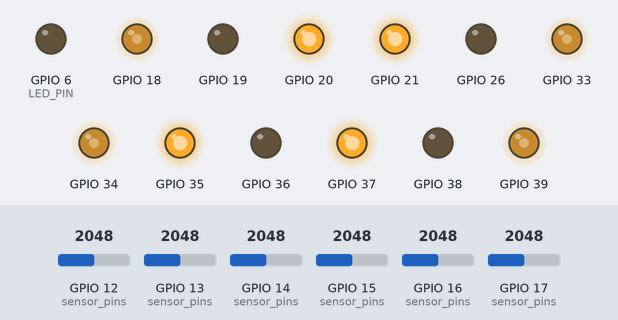
This program was run on a simulated ESP32. On the bench: output pins drawn as LEDs (lit = HIGH). The inputs (shaded band) are chosen by the test bench; at power-on: GPIO 14 (sensor_pins) = 2048, GPIO 13 (sensor_pins) = 2048, GPIO 15 (sensor_pins) = 2048, GPIO 17 (sensor_pins) = 2048, GPIO 12 (sensor_pins) = 2048, GPIO 16 (sensor_pins) = 2048.

Above: at 4.4 s.
4.5 s: GPIO 14 (sensor_pins) set to 1948
At 5.9 s:
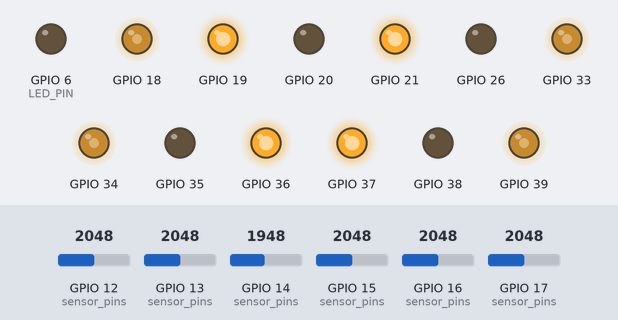
7.0 s: GPIO 13 (sensor_pins) set to 1949
At 8.2 s:
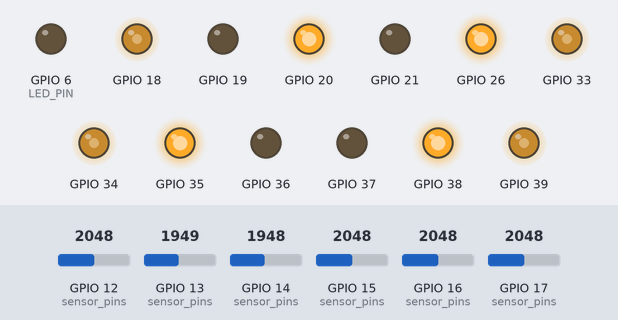
8.5 s: GPIO 15 (sensor_pins) set to 1936
At 9.3 s:
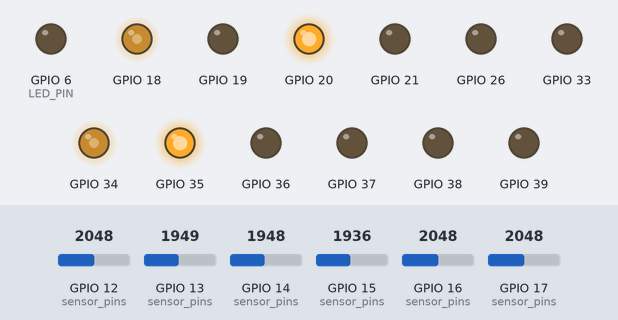
10.0 s: GPIO 17 (sensor_pins) set to 1960
At 10.4 s:
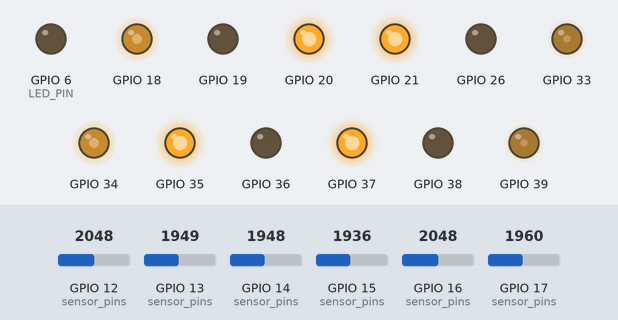
11.5 s: GPIO 17 (sensor_pins) set to 2040
At 12.7 s:
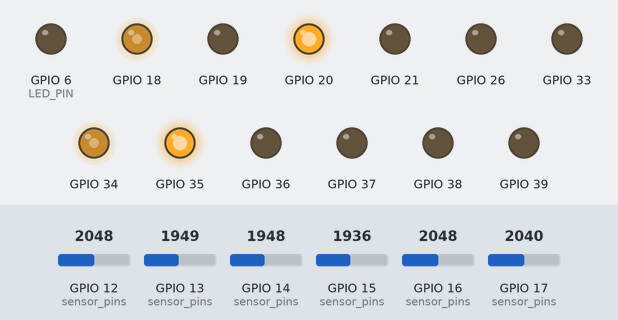
13.0 s: GPIO 14 (sensor_pins) set to 2040
At 13.9 s:
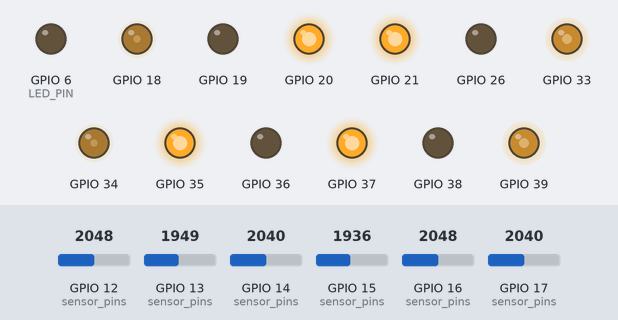
Timing chart, 0 to 15.5 s (numbered marks = the images above; inputs shaded):
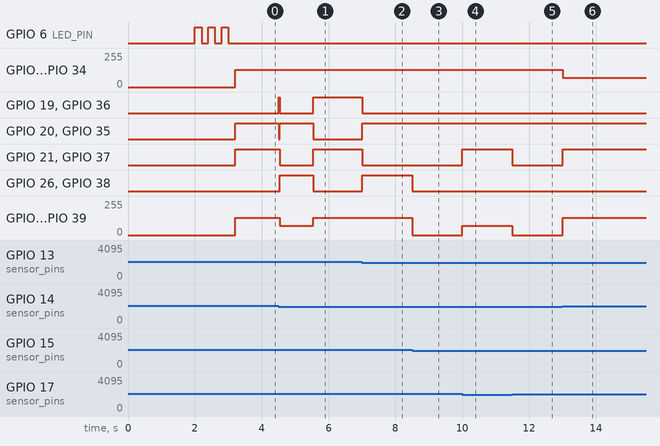

The program:

main.cpp
```cpp
/**
 * PRC2025 メインプログラム
 * ライントレーサーロボット制御
 *
 * ESP32S2 Development Board
 * PlatformIO + Arduino Framework
 */

#include <Arduino.h>
#include <HardwareSerial.h>
#include "motor.h"
#include "sensor.h"
#include "state_manager.h"
#include "timeout_manager.h"
#include "debug.h"

// ================================
// 定数定義
// ================================

// モーター速度定数
const int RUN_SP = 130;      // 通常走行速度
const int HALF_STOP_SP = 70; // ハーフストップ速度（軽く舵切り）
const int STOP_SP = 0;       // 停止

// タイミング定数
const unsigned long LOOP_INTERVAL = 5; // メインループ周期（ms）
const int C_detection_threshold = 6;   // イベント検出の状態継続フレーム数

// ピン定義
const int LED_PIN = 6;

// モーターピン定義（左ピン, 右ピン, PWMピン）
const int M1_L = 37, M1_R = 38, M1_P = 39;
const int M2_L = 21, M2_R = 26, M2_P = 33;
const int M3_L = 35, M3_R = 36, M3_P = 34;
const int M4_L = 20, M4_R = 19, M4_P = 18;

// センサーピン定義
int sensor_pins[] = {13, 14, 15, 16, 17, 12};
const int SENSOR_COUNT = 6;
const int SENSOR_THRESHOLD = 2000;

// ================================
// グローバル変数
// ================================

// ハードウェア制御インスタンス
Motor m1(M1_L, M1_R, M1_P);
Motor m2(M2_L, M2_R, M2_P);
Motor m3(M3_L, M3_R, M3_P);
Motor m4(M4_L, M4_R, M4_P);

Sensor sensor(sensor_pins, SENSOR_COUNT, SENSOR_THRESHOLD);
StateManager state_manager;
TimeoutManager timeout_manager;

// カウンタ・タイミング変数
int cross_count = 0;            // 十字交差点カウンタ
unsigned long nextLoopTime = 0; // 次のループ実行時刻
// 前回のモーター速度（defaultケース用）
int prev_left_speed = RUN_SP;
int prev_right_speed = RUN_SP;
// ================================
// 状態マップテーブル
// ================================

StateMapEntry state_map[] = {
    // Group 3: ラインなし（最優先でチェック）
    {0b000000, 3}, // すべて白

    // Group 4: 全センサー（十字）
    {0b011111, 4}, // センサー0,1,2,3,4
    {0b111111, 4}, // すべて黒（念のため）

    // Group 0: 中央（直進）
    {0b000100, 0}, // センサー2のみ
    {0b001110, 0}, // センサー1,2,3
    {0b001010, 0}, // センサー1,3
    {0b001100, 0}, // センサー2,3
    {0b011110, 0}, // センサー1,2,3,4
    {0b001101, 0}, // センサー0,2,3
    {0b010110, 0}, // センサー1,2,4
    {0b001000, 0}, // センサー3のみ
    {0b010000, 0}, // センサー4のみ

    // Group 1: 左寄り（センサー12を含む）
    //{0b100001, 1}, // センサー4,12(5)
    {0b110001, 1}, // センサー4,12(5)
    {0b111001, 1}, // センサー3,4,12(5)
    {0b111101, 1}, // センサー2,3,4,12(5)

    // Group 2: 右寄り
    {0b000010, 2}, // センサー0,1
    {0b000110, 2}, // センサー0,1,2
    {0b001110, 2}, // センサー0,1,2,3
};

const int STATE_MAP_SIZE = sizeof(state_map) / sizeof(StateMapEntry);

// ================================
// モーター制御関数
// ================================

/**
 * モーターを停止
 */
void stop_motor()
{
    m1.stop();
    m2.stop();
    m3.stop();
    m4.stop();
}

/**
 * モーター速度を設定（スムージング処理前）
 * @param left_speed 左側モーター速度
 * @param right_speed 右側モーター速度
 */
void run_motor(int left, int right)
{
    m1.run(left);
    m2.run(left);
    m3.run(right);
    m4.run(right);
}

// ================================
// setup 関数
// ================================

void setup()
{
    // 安定化待機
    delay(2000);

    // シリアル通信初期化（デバッグ用）
    Debug::begin(115200);
    Debug::println("PRC2025 Program Starting...");

    // LED ピン設定
    pinMode(LED_PIN, OUTPUT);
    digitalWrite(LED_PIN, LOW);

    // モーター初期化
    m1.begin();
    m2.begin();
    m3.begin();
    m4.begin();

    // センサー初期化
    sensor.begin();

    // 状態マップ設定
    state_manager.setStateMap(state_map, STATE_MAP_SIZE);

    // 初期化完了を示すLED点滅
    for (int i = 0; i < 3; i++)
    {
        digitalWrite(LED_PIN, HIGH);
        delay(200);
        digitalWrite(LED_PIN, LOW);
        delay(200);
    }

    // メインループ基準時刻記録
    nextLoopTime = millis();

    Debug::println("Initialization Complete!");

    // state_map の内容を出力
    Debug::println("State Map Contents:");
    for (int i = 0; i < STATE_MAP_SIZE; i++)
    {
        Debug::print("  [");
        Debug::print(i);
        Debug::print("] 0b");
        for (int b = 5; b >= 0; b--)
        {
            Debug::print((state_map[i].sensor_state & (1 << b)) ? "1" : "0");
        }
        Debug::print(" (");
        Debug::print(state_map[i].sensor_state);
        Debug::print(") -> Group ");
        Debug::println(state_map[i].group_id);
    }

    Debug::println("Starting main loop...");
}

// ================================
// loop 関数
// ================================

void loop()
{
    // タイミング同期
    /*
    unsigned long currentTime = millis();
    long time_diff = (long)(nextLoopTime - currentTime);

    // 100ms 以上遅延、または大幅に進んでいる場合は同期をリセット
    if (time_diff > 100 || time_diff < -1000)
    {
        nextLoopTime = currentTime;
    }

    // 次のループ6時刻まで待機
    while ((long)(millis() - nextLoopTime) < 0)
    {
        delayMicroseconds(100);
    }
    nextLoopTime += LOOP_INTERVAL;
    */
    delay(LOOP_INTERVAL); // 簡易版タイミング同期

    // ================================
    // センサー読み込み
    // ================================
    sensor.read();
    int sensor_state = sensor.state();

    // 6センサー全てを使用

    // ================================
    // 状態管理と遷移検出
    // ================================
    // デバッグ用：mapStateの直接呼び出し結果を確認
    int mapped_result = state_manager.mapState(sensor_state);

    bool state_changed = state_manager.updateState(sensor_state);
    int current_state = state_manager.getCurrentState();
    int prev_state = state_manager.getPrevState();
    int prev_state_count = state_manager.getPrevStateCount();
    int current_state_count = state_manager.getCurrentStateCount();

    // デバッグ出力（状態変化時）
    if (state_changed)
    {
        Debug::print("State Changed: ");
        Debug::print(prev_state);
        Debug::print(" (");
        Debug::print(prev_state_count);
        Debug::print("f) -> ");
        Debug::println(current_state);
    }

    // デバッグ出力（現在のセンサー状況）
    if (timeout_manager.get(1) == false)
    {
        Debug::print("Current State: ");
        for (int i = 5; i >= 0; i--)
        {
            Debug::print((sensor_state & (1 << i)) ? "1" : "0");
        }
        Debug::print(" (");
        Debug::print(sensor_state);
        Debug::print(") | mapState: ");
        Debug::print(mapped_result);
        Debug::print(" | Mapped State: ");
        Debug::print(current_state);
        Debug::print(" (");
        Debug::print(current_state_count);
        Debug::println("f)");
    }

    // ================================
    // イベント検出
    // ================================

    // C字折り返し検出
    if (current_state == 1 &&
        current_state_count >= C_detection_threshold &&
        timeout_manager.get(0))
    {

        Debug::println(">>> C-Turn Detected! Turning Left...");

        // 左旋回実行
        prev_left_speed = -HALF_STOP_SP;
        prev_right_speed = RUN_SP;
        run_motor(prev_left_speed, prev_right_speed);
        delay(1000);
        // タイムアウト設定
        timeout_manager.set(0, 3000);
    }

    // C字復帰検出（行き止まり）
    if (current_state == 3 &&
        current_state_count >= C_detection_threshold * 12 &&
        timeout_manager.get(1) &&
        timeout_manager.get(0))
    {

        Debug::println(">>> Dead End Detected! Turning Right...");

        // 左旋回実行
        prev_left_speed = -RUN_SP;
        prev_right_speed = RUN_SP;
        run_motor(prev_left_speed, prev_right_speed);
        delay(1000);

        // タイムアウト設定
        timeout_manager.set(1, 3000);
    }

    // 十字交差点検出
    if (state_changed &&
        prev_state == 4 &&
        (current_state == 0 || current_state == -1) &&
        prev_state_count >= C_detection_threshold &&
        timeout_manager.get(3))
    {

        Debug::println(">>> Cross Intersection Detected!");

        // 交差点カウンタ増加
        cross_count++;
        Debug::print("Cross Count: ");
        Debug::println(cross_count);

        // タイムアウト設定
        timeout_manager.set(3, 3000);
    }

    // ================================
    // ライントレーサー制御
    // ================================

    int left_speed = RUN_SP;
    int right_speed = RUN_SP;

    // 各センサーの状態を取得（6センサー全て）
    bool s0 = sensor.isBlack(0); // 右端
    bool s1 = sensor.isBlack(1);
    bool s2 = sensor.isBlack(2); // 中央
    bool s3 = sensor.isBlack(3);
    bool s4 = sensor.isBlack(4); // 左端
    bool s5 = sensor.isBlack(5); // センサー12（C detect）

    // ライントレースロジック（if文ベース）
    if (s0 && s1 && s2 && s3 && s4)
    {
        // すべてのセンサー反応（十字付近） - 直進
        left_speed = RUN_SP;
        right_speed = RUN_SP;
    }
    else if (s2 && !s0 && !s4)
    {
        // 中央センサー反応（直進）
        // センサー2が反応していて、両端（0,4）が反応していない
        left_speed = RUN_SP;
        right_speed = RUN_SP;
    }
    else if (s3 && !s4)
    {
        // センサー3が反応、センサー4は反応していない（左への軽い舵切り）
        left_speed = HALF_STOP_SP;
        right_speed = RUN_SP;
    }
    else if (s1 && !s0)
    {
        // センサー1が反応、センサー0は反応していない（右への軽い舵切り）
        left_speed = RUN_SP;
        right_speed = HALF_STOP_SP;
    }
    else if (s4 && !s3)
    {
        // センサー4のみ、またはセンサー4が主（左旋回）
        left_speed = -RUN_SP;
        right_speed = RUN_SP;
    }
    else if (s0 && !s1)
    {
        // センサー0のみ、またはセンサー0が主（右旋回）
        left_speed = RUN_SP;
        right_speed = -RUN_SP;
    }
    else if (s4)
    {
        // センサー4が反応（左への強い舵切りまたは左旋回）
        if (s3 && s2)
        {
            // センサー2,3,4が反応（左旋回）
            left_speed = -RUN_SP;
            right_speed = RUN_SP;
        }
        else
        {
            // センサー4が反応（左への強い舵切り）
            left_speed = STOP_SP;
            right_speed = RUN_SP;
        }
    }
    else if (s0)
    {
        // センサー0が反応（右への強い舵切りまたは右旋回）
        if (s1 && s2)
        {
            // センサー0,1,2が反応（右旋回）
            left_speed = RUN_SP;
            right_speed = -RUN_SP;
        }
        else
        {
            // センサー0が反応（右への強い舵切り）
            left_speed = RUN_SP;
            right_speed = STOP_SP;
        }
    }
    else
    {
        // その他のパターン（前回の速度を維持）
        left_speed = prev_left_speed;
        right_speed = prev_right_speed;
    }

    // ================================
    // モーター実行
    // ================================

    // ラインを検知している場合のみ速度を更新
    // if (line_sensor_state != 0b000000)
    //{
    //    run_motor(left_speed, right_speed);
    //    prev_left_speed = left_speed;
    //    prev_right_speed = right_speed;
    //}

    m1.run(left_speed);
    m2.run(left_speed);
    m3.run(right_speed);
    m4.run(right_speed);

    // Debug::print("Motor Speeds Set: L=");
    // Debug::print(motorPowerAverager.getL());
    // Debug::print(" R=");
    // Debug::println(motorPowerAverager.getR());

    // 今回の速度を保存（次回のdefaultケース用）
}
```

debug.h
```cpp
#ifndef DEBUG_H
#define DEBUG_H

#include <Arduino.h>

// デバッグ機能のオン/オフ（0=無効, 1=有効）
#define DEBUG_ENABLED 0

/**
 * デバッグ出力クラス
 * 条件付きコンパイルでデバッグ出力を制御
 */
class Debug
{
public:
    /**
     * シリアル通信初期化
     * @param baud ボーレート
     */
    static void begin(long baud)
    {
#if DEBUG_ENABLED
        Serial.begin(baud);
#endif
    }

    /**
     * デバッグメッセージを出力
     * @param value 出力する値
     */
    template <typename T>
    static void print(T value)
    {
#if DEBUG_ENABLED
        Serial.print(value);
#endif
    }

    /**
     * デバッグメッセージを出力（改行付き）
     * @param value 出力する値
     */
    template <typename T>
    static void println(T value)
    {
#if DEBUG_ENABLED
        Serial.println(value);
#endif
    }

    /**
     * 改行のみ出力
     */
    static void println()
    {
#if DEBUG_ENABLED
        Serial.println();
#endif
    }
};

#endif // DEBUG_H
```

motor.h
```cpp
#ifndef MOTOR_H
#define MOTOR_H

#include <Arduino.h>

/**
 * DC モーター制御クラス
 * 方向と速度を PWM で制御
 */
class Motor
{
private:
    int left_pin;  // 前進制御ピン
    int right_pin; // 後進制御ピン
    int pwm_pin;   // PWM 速度制御ピン

public:
    /**
     * コンストラクタ
     * @param lp 左（前進）ピン番号
     * @param rp 右（後進）ピン番号
     * @param pp PWM ピン番号
     */
    Motor(int lp, int rp, int pp) : left_pin(lp), right_pin(rp), pwm_pin(pp) {}

    /**
     * モーターピンを初期化（OUTPUT モード設定）
     */
    void begin()
    {
        pinMode(left_pin, OUTPUT);
        pinMode(right_pin, OUTPUT);
        pinMode(pwm_pin, OUTPUT);
        stop();
    }

    /**
     * モーターを速度指定で動作
     * @param speed -255～+255（正: 前進, 負: 後進, 0: 停止）
     */
    void run(int speed)
    {
        // 範囲制約
        speed = constrain(speed, -255, 255);

        if (speed > 0)
        {
            // 前進
            digitalWrite(left_pin, HIGH);
            digitalWrite(right_pin, LOW);
            analogWrite(pwm_pin, speed);
        }
        else if (speed < 0)
        {
            // 後進
            digitalWrite(left_pin, LOW);
            digitalWrite(right_pin, HIGH);
            analogWrite(pwm_pin, -speed);
        }
        else
        {
            // 停止
            stop();
        }
    }

    /**
     * モーターを停止
     */
    void stop()
    {
        digitalWrite(left_pin, LOW);
        digitalWrite(right_pin, LOW);
        analogWrite(pwm_pin, 0);
    }
};

#endif // MOTOR_H
```

sensor.h
```cpp
#ifndef SENSOR_H
#define SENSOR_H

#include <Arduino.h>

/**
 * 赤外線ラインセンサー管理クラス
 * 複数センサーの読み込みと黒線判定を実施
 */
class Sensor
{
private:
    int *pins;     // センサーピン配列
    int count;     // センサー個数
    int threshold; // 黒判定閾値

public:
    /**
     * コンストラクタ
     * @param pin_array センサーピン配列
     * @param pin_count センサー個数
     * @param thresh 黒判定閾値（デフォルト: 2000）
     */
    Sensor(int *pin_array, int pin_count, int thresh = 2000)
        : pins(nullptr), count(pin_count), threshold(thresh)
    {
        // 入力チェック
        if (pin_array == nullptr || pin_count <= 0)
        {
            count = 0;
            return;
        }

        pins = new int[count];
        for (int i = 0; i < count; i++)
        {
            pins[i] = pin_array[i];
        }
    }

    /**
     * デストラクタ
     */
    ~Sensor()
    {
        if (pins != nullptr)
        {
            delete[] pins;
            pins = nullptr;
        }
    }

    // コピーコンストラクタとコピー代入演算子を削除（ダブルデリート防止）
    Sensor(const Sensor &) = delete;
    Sensor &operator=(const Sensor &) = delete;

    /**
     * センサーピンを初期化（INPUT モード設定）
     */
    void begin()
    {
        if (pins == nullptr || count <= 0)
            return;

        for (int i = 0; i < count; i++)
        {
            pinMode(pins[i], INPUT);
        }
    }

    /**
     * 全センサーの値を読み込む（互換性のため残すが何もしない）
     */
    void read()
    {
        // cacheを削除したため、何もしない
        // state()で直接analogRead()を呼び出す
    }

    /**
     * センサー状態を 6ビットのビットマップで取得
     * @return 6ビット値（ビット i が 1 = センサー i で黒検出）
     */
    int state()
    {
        if (pins == nullptr || count <= 0)
            return 0;

        int result = 0;
        for (int i = 0; i < count; i++)
        {
            int value = analogRead(pins[i]);
            if (value >= threshold)
            {
                result |= (1 << i);
            }
        }
        return result;
    }

    /**
     * 指定ピン番号の値を取得
     * @param pin_index ピン番号（0～count-1）
     * @return アナログ読み込み値
     */
    int get(int pin_index)
    {
        if (pin_index >= 0 && pin_index < count && pins != nullptr)
        {
            return analogRead(pins[pin_index]);
        }
        return 0;
    }

    /**
     * 指定ピン番号が黒線を検出しているかチェック
     * @param pin_index ピン番号（0～count-1）
     * @return true: 黒線検出、false: 白
     */
    bool isBlack(int pin_index)
    {
        if (pin_index >= 0 && pin_index < count && pins != nullptr)
        {
            return analogRead(pins[pin_index]) >= threshold;
        }
        return false;
    }

    /**
     * デバッグ用: 全センサーの生値を表示
     */
    void printRaw()
    {
        Serial.print("Sensor Raw: ");
        for (int i = 0; i < count; i++)
        {
            Serial.print(analogRead(pins[i]));
            Serial.print(" ");
        }
        Serial.println();
    }

    /**
     * デバッグ用: センサー状態をバイナリで表示
     */
    void printState()
    {
        int s = state();
        Serial.print("Sensor State: 0b");
        Serial.println(s, BIN);
    }
};

#endif // SENSOR_H
```

timeout_manager.h
```cpp
#ifndef TIMEOUT_MANAGER_H
#define TIMEOUT_MANAGER_H

#include <Arduino.h>

/**
 * タイムアウト管理クラス
 * 複数のイベントの再発動を防ぐため、待機時間を管理
 */
class TimeoutManager
{
private:
    static const int MAX_TIMEOUTS = 16;        // 最大タイムアウト数
    unsigned long timeout_times[MAX_TIMEOUTS]; // タイムアウト時刻
    bool is_set[MAX_TIMEOUTS];                 // タイムアウト設定フラグ

public:
    /**
     * コンストラクタ
     */
    TimeoutManager()
    {
        for (int i = 0; i < MAX_TIMEOUTS; i++)
        {
            timeout_times[i] = 0;
            is_set[i] = false;
        }
    }

    /**
     * タイムアウトを設定
     * @param id タイムアウト ID（0～15）
     * @param ms タイムアウト時間（ミリ秒）
     */
    void set(int id, unsigned long ms)
    {
        if (id < 0 || id >= MAX_TIMEOUTS)
            return;

        timeout_times[id] = millis() + ms;
        is_set[id] = true;
    }

    /**
     * タイムアウトが経過したか判定
     * @param id タイムアウト ID（0～15）
     * @return false: タイムアウト中（まだ使用不可）, true: 使用可能
     */
    bool get(int id)
    {
        if (id < 0 || id >= MAX_TIMEOUTS)
            return true;

        if (!is_set[id])
        {
            return true; // 設定されていない場合は使用可能
        }

        unsigned long current_time = millis();

        // オーバーフロー対応（差分で比較）
        if ((long)(current_time - timeout_times[id]) >= 0)
        {
            // タイムアウト経過
            is_set[id] = false;
            return true;
        }

        // まだタイムアウト中
        return false;
    }

    /**
     * タイムアウトをクリア
     * @param id タイムアウト ID（0～15）
     */
    void clear(int id)
    {
        if (id < 0 || id >= MAX_TIMEOUTS)
            return;

        is_set[id] = false;
        timeout_times[id] = 0;
    }

    /**
     * 全タイムアウトをクリア
     */
    void clearAll()
    {
        for (int i = 0; i < MAX_TIMEOUTS; i++)
        {
            is_set[i] = false;
            timeout_times[i] = 0;
        }
    }
};

#endif // TIMEOUT_MANAGER_H
```

Source omitted: state_manager.h (3486 bytes)

Measured:
- the behaviour switches between 2000 and 1999 on GPIO 14 (sensor_pins) (found by bisection; images 0 and 1)
- the behaviour switches between 2000 and 1999 on GPIO 13 (sensor_pins) (found by bisection; images 1 and 2)
- the behaviour switches between 2000 and 1999 on GPIO 15 (sensor_pins) (found by bisection; images 2 and 3)
- after the input at 4.5 s, GPIO 19: LOW → HIGH at once, → LOW 0.03 s later, → HIGH 1.0 s later; GPIO 20: HIGH → LOW at once, → HIGH 0.03 s later, → LOW 1.0 s later
- after the input at 7.0 s, GPIO 19, GPIO 21, GPIO 36, GPIO 37: HIGH → LOW at once; GPIO 20, GPIO 26, GPIO 35, GPIO 38: LOW → HIGH at once
- after the input at 8.5 s, GPIO 26, GPIO 38: HIGH → LOW at once; GPIO 33, GPIO 39: 130/255 → 0/255 at once
- after the input at 10.0 s, GPIO 21, GPIO 37: LOW → HIGH at once; GPIO 33, GPIO 39: 0/255 → 70/255 at once
- after the input at 11.5 s, GPIO 21, GPIO 37: HIGH → LOW at once; GPIO 33, GPIO 39: 70/255 → 0/255 at once
- after the input at 13.0 s, GPIO 18, GPIO 34: 130/255 → 70/255 at once; GPIO 21, GPIO 37: LOW → HIGH at once; GPIO 33, GPIO 39: 0/255 → 130/255 at once
